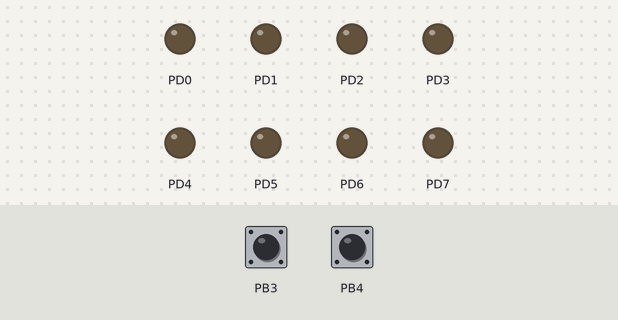
The program below on a simulated ATmega328P, built with avr-gcc and emulated at 16 MHz. Parts: output pins drawn as LEDs (lit = HIGH). Inputs (shaded band) come from the test bench; at power-on: PB3 HIGH, PB4 HIGH.

Above: at 1.2 s.
1.3 s: PB3 pulled LOW for 1 s
At 3.0 s:
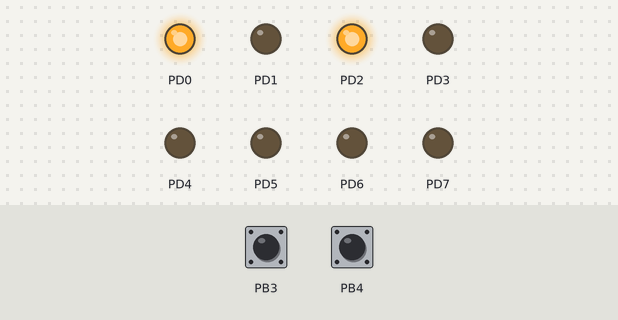
3.8 s: PB3 pulled LOW for 0.15 s
At 4.3 s:
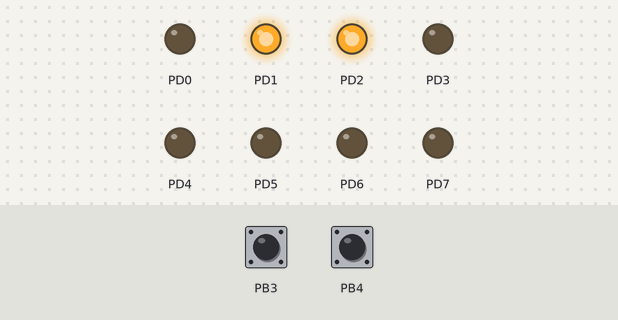
5.4 s: PB3 pulled LOW for 0.15 s
At 6.6 s:
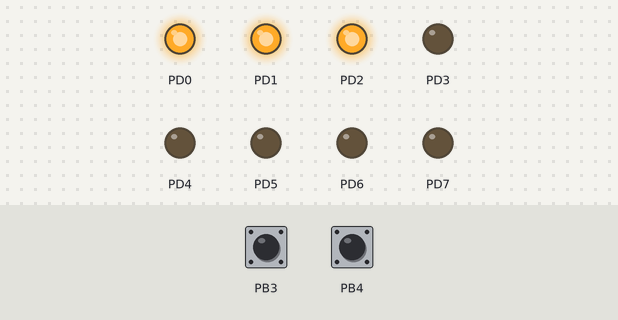
7.0 s: PB3 pulled LOW for 3.2 s
At 11.3 s:
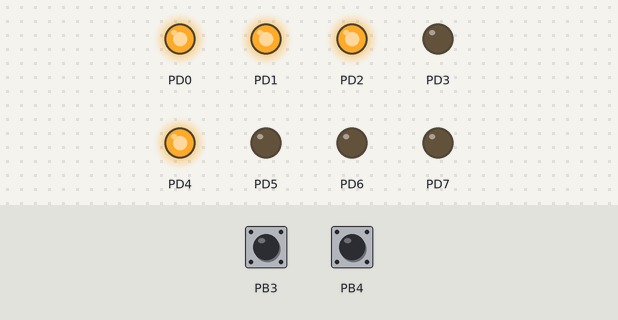
11.7 s: PB3 pulled LOW for 0.15 s
At 12.7 s:
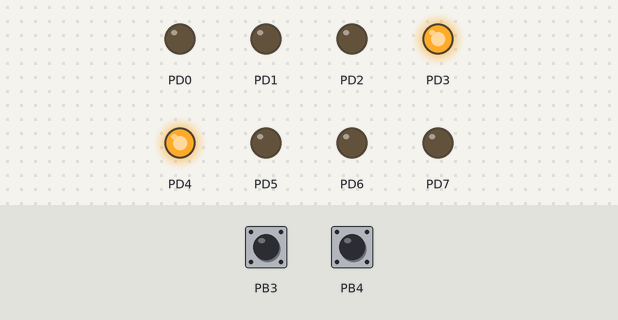
13.3 s: PB3 pulled LOW for 1 s
At 14.5 s:
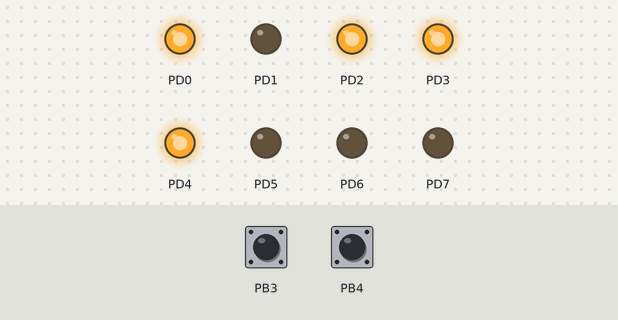
Timing chart, 0 to 16.3 s (numbered marks = the images above; inputs shaded):
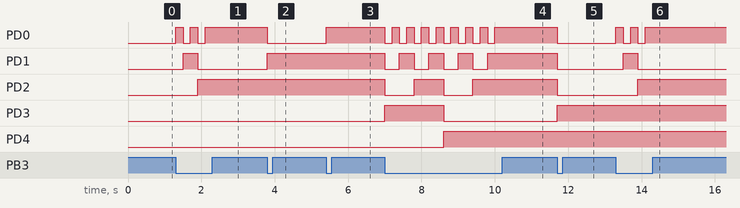

Measured:
- after the input at 1.3 s, PD0: alternates HIGH for 0.20 s and LOW for 0.20 s, 5 changes in all, then stays HIGH, starting at once; PD1: LOW → HIGH after 0.20 s, → LOW 0.40 s later; PD2: LOW → HIGH after 0.60 s
- after the input at 3.8 s, PD0: HIGH → LOW at once; PD1: LOW → HIGH at once
- after the input at 5.4 s, PD0: LOW → HIGH at once
- after the input at 7.0 s, PD0: alternates HIGH for 0.20 s and LOW for 0.20 s, 16 changes in all, then stays HIGH, starting at once; PD1: alternates HIGH for 0.40 s and LOW for 0.40 s, 8 changes in all, then stays HIGH, starting at once
- after the input at 11.7 s, PD0–2: HIGH → LOW at once; PD3: LOW → HIGH at once
- after the input at 13.3 s, PD0: alternates HIGH for 0.20 s and LOW for 0.20 s, 5 changes in all, then stays HIGH, starting at once; PD1: LOW → HIGH after 0.20 s, → LOW 0.40 s later; PD2: LOW → HIGH after 0.60 s

The program:

main.c
```c
/**************************
Universidad del Valle de Guatemala
Programación de Microcrontroladores
Proyecto: Prelab 4
Hardware: ATMEGA328p
Created: 05/04/2024 08:11:46
Author : James Ramírez
***************************/

#define F_CPU 16000000UL
#include <avr/io.h>
#include <util/delay.h>

void setup(void);
void delay(uint8_t ciclos);

int main(void)
{
	uint8_t contador;

	// Boton de Incremento
	DDRB &= ~(1<<DDB3);		// PB1 como entrada
	PORTB |= (1<<PORTB3);	// Activamos Pull-Up

	// Boton de Decremento
	DDRB &= ~(1<<DDB4);		// PB2 como entrada
	PORTB |= (1<<PORTB4);	// Activamos Pull-Up

	DDRD = 0xFF;				// Puerto D como salida

	contador = 0;

	while (1)
	{
		if (!(PINB & (1<<PINB3)))
		{
			if (contador < 255)
			{
				contador = contador + 1;
				PORTD = contador;
			}
			_delay_ms(200);
		}
		if (!(PINB & (1<<PINB4)))
		{
			if (contador > 0)
			{
				contador = contador -1;
				PORTD = contador;
			}
			_delay_ms(200);
		}
	}
}
```
